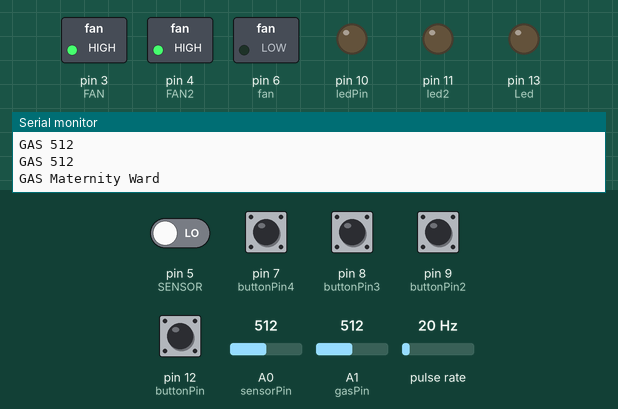
Simulated run of this sketch. Board: Arduino Uno, built with avr-gcc and run on an emulated ATmega328P. On the bench: switched loads named in the sketch (green lamp = pin HIGH), output pins drawn as LEDs (lit = HIGH), the last lines printed to the serial monitor. Wiring (inferred from the names in the program): pulse sensor: data pin 2. The test bench sets the inputs (shaded band); at power-on: pin 5 (SENSOR), pin 7 (buttonPin4), pin 8 (buttonPin3), pin 9 (buttonPin2), pin 12 (buttonPin) LOW, A1 (gasPin) = 512, A0 (sensorPin) = 512, pulse rate 20 Hz. WiFi joins after 1.5 s; servers stay silent unless stated.

Above: at 3.9 s.
4.0 s: pin 7 (buttonPin4) pulled HIGH for 0.15 s
At 4.6 s:
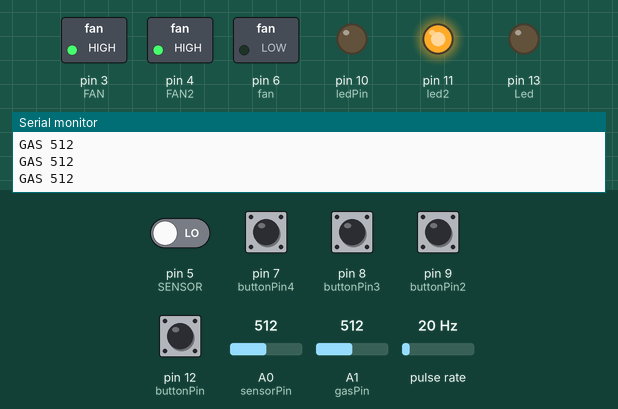
5.7 s: A1 (gasPin) set to 38
7.2 s: A1 (gasPin) set to 30
At 8.1 s:
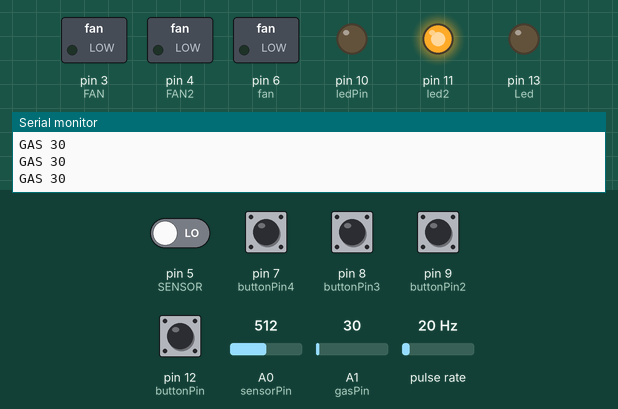
8.7 s: pin 8 (buttonPin3) pulled HIGH for 0.15 s
At 8.83 s:
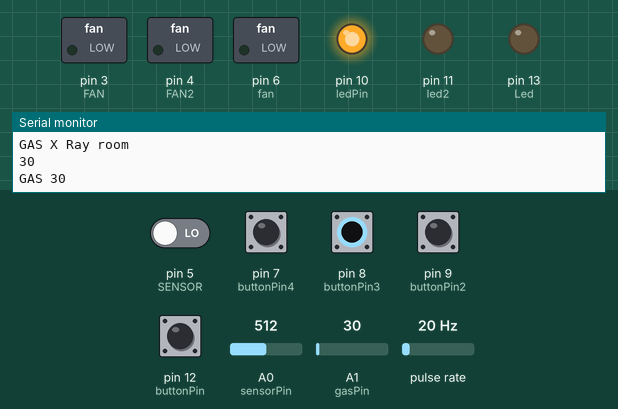
Timing chart, 0 to 11.7 s (numbered marks = the images above; inputs shaded):
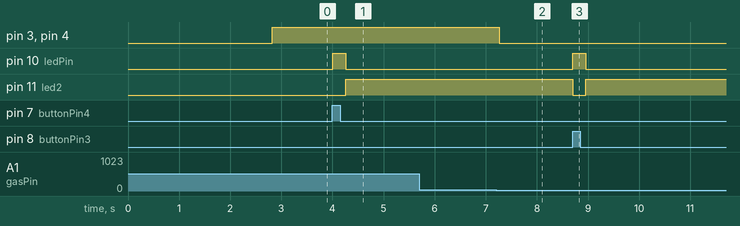

The sketch:

PAP_placa_Input_1.02_Apresentar.ino
```cpp
#include <Ethernet.h>
#include <SPI.h>

byte mac[] = {   0xDE, 0xAD, 0xBE, 0xEF, 0xFE, 0xED };  // Variaveis ou Objeto para a Ligação á Internet
EthernetClient client;


//  IP do SIC
char server[] = "192.168.1.3"; //

long ct=0;
long ct2=0;

// variáveis para o butão e led

//estados dos leds
const int ledvermelho = 0; //Estado lógico inicial
const int ledverde = 1;
const int gasPin = A1; //GAS sensor output pin to Ar+duino analog A0 pin
float GAS;
//variáveis dos pinos
const int buttonPin = 12;
const int buttonPin2 = 9;
const int buttonPin3 = 8;
const int buttonPin4 = 7;
const int ledPin =  10;
int led2 = 11; //led vermelho
int buttonState = 0; //Estado lógico inicial
int buttonState2 =0; //Estado lógico inicial
int buttonState3 =0; //Estado lógico inicial
int buttonState4= 0; //Estado lógico inicial

int contador=1;  //Estado lógico inicial
int contador2=1;  //Estado lógico inicial


//TMP36 Pin Variables
float temp;
int sensorPin = A0; //O PIN ANALÓGICO DO tmp36 Vout, tem uma resolução de 10mV por grau centígrado com limite de 500mV para permitir temperaturas negativas.


int tempMin = 22;   // temperatura mínima
int tempMax = 35;   //temperatura máxima
int fan = 6;       // o pin onde o ventilador esta ligado
int fanSpeed = 0;
int tolerancia = 6; //Tolerância em graus, para evitar o ligar e desligar constante sempre que a temperatura máxima é atingida, sengo agora a tempMax = tempMin+tolerancia = 22+6 = 28 ºc
                    //Graças a isto, o ventilador só para de trabalhar quando a temperatura chega a 22 ºc
                    //Sem isto, o ventilador começava e parava constantemente entre valores próximos de 28 ºc para manter a temperatura abaixo dos 28 ºc
int GASMAX =750;
int GASMIN =35;
int TOLERANCIA=200;
int FAN =3;
int FAN2 =4;

int Led = 13 ; // define LED Interface
int SENSOR = 5 ; // define the Hall magnetic sensor interface
int val ; // define numeric variables val
int estado1 = 0;

//Geiger
// include the library code:
#include <LiquidCrystal.h>

// initialize the library with the numbers of the interface pins
//LiquidCrystal lcd(3,4,5,6,7,8);


// Threshold values for the led bar
#define TH1 45
#define TH2 95
#define TH3 200
#define TH4 400
#define TH5 600

// Conversion factor - CPM to uSV/h
#define CONV_FACTOR 0.00812

// Variables
//int ledArray [] = {10,11,12,13,9};
int geiger_input = 2;
long count = 0;
long countPerMinute = 0;
long timePrevious = 0;
long timePreviousMeassure = 0;
long time = 0;
long countPrevious = 0;
float radiationValue = 0.0;
// Fim Geiger

//função de configuração

void setup()
{

  Serial.begin(115200);


//Auto Ethernet
  // iniciação da ligação à internet:
  if (Ethernet.begin(mac) == 0) {
    Serial.println("Verifique o cabo de RJ45");
    // Não faz mais nada se o problema for físico. Aqui isto somente acontece quando o mac address entra em conflito, ou seja, quando não houver internet ou falha do cabo.
    resetEthernetShield();
    //por algum motivo ele não chama resetEthernetShield().
    for(;;)
      ;
  }
  // Imprime o endereço de IP local atribuido à placa arduino
  Serial.println("IP adquirido");
  Serial.println(Ethernet.localIP());
//Fim auto Ethernet

   Ethernet.begin(mac,Ethernet.localIP());
  //server.begin();
  delay(1000);
  Serial.println("Ligando...");
  postData();

  //lcd.begin(16, 2);
 // lcd.setCursor(0,0);
   //Serial.begin(115200);

 // o led a ser ativado
  pinMode(ledPin, OUTPUT);
   pinMode(led2, OUTPUT);
  // o butão de este para premir
  pinMode(buttonPin, INPUT);

  // ativar as colunas e linhas do lcd:


//Pinos do ventilador e sensor
 pinMode(fan, OUTPUT);
 pinMode(sensorPin, INPUT);

   pinMode (Led, OUTPUT) ;    // define LED as output interface
  pinMode (SENSOR, INPUT) ;  // define the Hall magnetic sensor line as input

analogReference(EXTERNAL);

//Geiger
  pinMode(geiger_input, INPUT);
  digitalWrite(geiger_input,HIGH);
  for (int i=0;i<5;i++){
//    pinMode(ledArray[i],OUTPUT);
  }


  attachInterrupt(0,countPulse,FALLING);
//Fim Geiger
}


// postData, para enviar os dados
void postData() {


  // Se a ligação for bem sucedida
  if (client.connect(server, 22000)) {
    Serial.println("Ligado");
    client.println("Arduino ligado");
//O cliente notifica

  }
  else {
    // Se a ligação falhar
    Serial.println("Ligação falhou");
    Serial.println("Deslligando");
    resetEthernetShield();
    //avisa e chama a função reset. isto funciona quando o servidor está desligado, o arduino insiste indefenidamente pela ligação IP que foi configurada.
    //é ótimo para não termos que fazer reset nós mesmos.
  }
}

void loop() {

   carregarBotao1();
   delay(1);        // delay para estabilidade
   carregarBotao2();
   delay(1);        // delay para estabilidade

   carregarBotao3();
   delay(1);        // delay para estabilidade

   carregarBotao4();
   delay(1);        // delay para estabilidade

//os botões foram postos separadamente para melhor segurança e organização
   ventilador1();
   delay(1);

   gas();
   delay(1);

   doorsensor();
   delay(1);

   GEIGER();
   delay(1);

}

void carregarBotao1() {
if((debounceButton(buttonPin)==1) && (buttonState==0))
{
  buttonState=1;
   Serial.println("Nurse Call");
   client.println("Nurse Call");
   client.println("Nurse Call");
   client.println("Nurse Call");
   client.println("Nurse Call");
       digitalWrite(ledPin, HIGH);
    digitalWrite(led2, LOW);
  //aqui teremos a menságem dependente do estado do botão pressionado
}

if((debounceButton(buttonPin)==0) && (buttonState==1))
{
  buttonState=0;
      digitalWrite(ledPin, LOW);
    digitalWrite(led2, HIGH);
}  //

}

void carregarBotao2() {
if((debounceButton2(buttonPin2)==1) && (buttonState2==0))
{
  buttonState2=1;
   Serial.println("Next Patient");
      client.println("Next Patient");
      client.println("Next Patient");
      client.println("Next Patient");
      client.println("Next Patient");
       digitalWrite(ledPin, HIGH);
    digitalWrite(led2, LOW);
   //aqui teremos mais uma menságem dependente do estado do botão pressionado
}

if((debounceButton2(buttonPin2)==0) && (buttonState2==1))
{
  buttonState2=0;
      digitalWrite(ledPin, LOW);
    digitalWrite(led2, HIGH);
}  //
}

void carregarBotao3() {

if((debounceButton3(buttonPin3)==1) && (buttonState3==0))
{
  buttonState3=1;
   Serial.println("X Ray room");
      client.println("X Ray room");
      client.println("X Ray room");
      client.println("X Ray room");
      client.println("X Ray room");
       digitalWrite(ledPin, HIGH);
    digitalWrite(led2, LOW);
 //aqui teremos mais outra menságem dependente do estado do botão pressionado
}

if((debounceButton3(buttonPin3)==0) && (buttonState3==1))
{
  buttonState3=0;
      digitalWrite(ledPin, LOW);
    digitalWrite(led2, HIGH);
}  //

}

void carregarBotao4() {
if((debounceButton4(buttonPin4)==1) && (buttonState4==0))
{
  buttonState4=1;
   Serial.println("Maternity Ward");
      client.println("Maternity Ward");
      client.println("Maternity Ward");
      client.println("Maternity Ward");
      client.println("Maternity Ward");
       digitalWrite(ledPin, HIGH);
    digitalWrite(led2, LOW);
 //e a menságem do último botão
}

if((debounceButton4(buttonPin4)==0) && (buttonState4==1))
{
  buttonState4=0;
      digitalWrite(ledPin, LOW);
    digitalWrite(led2, HIGH);
}  //
}

void ventilador1() {
  //fan function
//getting the voltage reading from the temperature sensor
 int reading = analogRead(sensorPin);

 // converting that reading to voltage, for 3.3v arduino use 3.3
 float voltage = reading * 5.0;
 voltage /= 1024.0;

 // print out the voltage


 // now print out the temperature
 float temperatureC = (voltage - 0.5) * 100 ;  //converting from 10 mv per degree wit 500 mV offset
                                               //to degrees ((voltage - 500mV) times 100)

 // agora para fahrenheit
 float temperatureF = (temperatureC * 9.0 / 5.0) + 32.0;
 if (ct==100)
 {
   //Serial.print("Voltage ");
   Serial.print(voltage);
   Serial.println(" volts");
 //  Serial.print("Degrees C");
   Serial.print(temperatureC);
   Serial.print(" Celsius ");
   client.println(temperatureC);//  && client.print(" ºC");
 //Serial.print(temperatureF); Serial.println(" degrees F");
 //Serial.println();
 ct=0;
 }
 delayMicroseconds(1);                                     //waiting a second
ct++;
if(temperatureC < tempMin) {   // se a temperatura for mais baixa que o valor mínimo+tolerancia
       fanSpeed = 0;      // ventilador fica imóvel
       digitalWrite(fan, LOW);
   }
   if((temperatureC >= tempMin+tolerancia) && (temperatureC <= tempMax))  //se a temperatura for mais alta que o valor mínimo+tolerancia
   {
       fanSpeed = map(temp, tempMin, tempMax, 240, 255); // A velocidade atual do ventilador 0-64-127-255
       analogWrite(fan, fanSpeed);  //  Rodar o ventilador
       // client.println("Ventilador ativo");
       if(contador2 != 0){
        client.print("Cooling active");
        client.print("Cooling active");
        client.print("Cooling active");
        client.print("Cooling active");
        contador2=1;
       }
   }
//
  }

  void gas(){


      //fan function
//getting the voltage reading from the temperature sensor
 int reading2 = analogRead(gasPin);

      if (ct2=10000000)
  {
  Serial.println(analogRead(gasPin));
   Serial.print("GAS ");
  ct2=0;
  }
  delayMicroseconds(1);
  ct2++;

if(reading2 < GASMIN) {   // se o valor do gás for mais baixo que o valor mínimo+tolerancia
       fanSpeed = 0;      // ventilador fica imóvel
       digitalWrite(FAN, LOW);
       digitalWrite(FAN2, LOW);
   }
   if((reading2 >= GASMIN+TOLERANCIA) && (reading2 <= GASMAX))  //se o valor do gás for mais alto que o valor mínimo+tolerancia
   {
       fanSpeed = map(GAS, GASMIN, GASMAX, 255, 255); // A velocidade atual do ventilador 0-64-127-255
       analogWrite(FAN, fanSpeed);  //  Rodar o ventilador
        analogWrite(FAN2, fanSpeed);  //  Rodar o ventilador
        if(contador != 0){
          client.println("Exhaust active");
          client.println("Exhaust active");
          client.println("Exhaust active");
          client.println("Exhaust active");
          contador=0;
        }
      //  Serial.print(" Ventilador ativo ");
   }
 }

    void doorsensor(){
       val = digitalRead (SENSOR) ; // read sensor line

  if((val==1) && (estado1==0))
  {
   estado1=1;
     client.println("Door Open");
     client.println("Door Open");
     client.println("Door Open");
     client.println("Door Open");
     Serial.print(" Door Open ");

  }
  if((digitalRead(SENSOR)==0) && (estado1==1))
  {
    estado1=0;
     client.println("Door Closed");
     client.println("Door Closed");
     client.println("Door Closed");
     client.println("Door Closed");
     Serial.print(" Door Closed");
  }
      }


//aqui estão as funções debounce que serão chamadas para evitar contagens erradas devido às oscilações metálicas dos botões
boolean debounceButton(boolean state)
{
  boolean stateNow = digitalRead(buttonPin);
  if(state!=stateNow)
  {
    delay(10);
    stateNow = digitalRead(buttonPin);
  }
  return stateNow;

}

boolean debounceButton2(boolean state)
{
  boolean stateNow = digitalRead(buttonPin2);
  if(state!=stateNow)
  {
    delay(10);
    stateNow = digitalRead(buttonPin2);
  }
  return stateNow;

}

boolean debounceButton3(boolean state)
{
  boolean stateNow = digitalRead(buttonPin3);
  if(state!=stateNow)
  {
    delay(10);
    stateNow = digitalRead(buttonPin3);
  }
  return stateNow;

}

boolean debounceButton4(boolean state)
{
  boolean stateNow = digitalRead(buttonPin4);
  if(state!=stateNow)
  {
    delay(10);
    stateNow = digitalRead(buttonPin4);
  }
  return stateNow;

}


void GEIGER(){
    if (millis()-timePreviousMeassure > 10000){
    countPerMinute = 6*count;
    radiationValue = countPerMinute * CONV_FACTOR;
    timePreviousMeassure = millis();
    Serial.print("cpm = ");
    Serial.print(countPerMinute,DEC);
    Serial.print(" - ");
    Serial.print("uSv/h = ");
    Serial.println(radiationValue,4);
        //client.println("         cpm = ");
    client.println(countPerMinute,DEC);

//  lcd.clear();
//  lcd.setCursor(0, 0);
 // lcd.print("CPM=");
  //lcd.setCursor(4,0);
 // lcd.print(countPerMinute);  //  lcd.setCursor(0,1);
  //lcd.print(radiationValue,4);
  //lcd.setCursor(6,1);
  //lcd.print(" uSv/h");

    //led var setting
    if(countPerMinute <= TH1) ledVar(0);
    if((countPerMinute <= TH2)&&(countPerMinute>TH1)) ledVar(1);
    if((countPerMinute <= TH3)&&(countPerMinute>TH2)) ledVar(2);
    if((countPerMinute <= TH4)&&(countPerMinute>TH3)) ledVar(3);
    if((countPerMinute <= TH5)&&(countPerMinute>TH4)) ledVar(4);
    if(countPerMinute>TH5) ledVar(5);

    count = 0;

  }
    }


void countPulse(){
  detachInterrupt(0);
  count++;
  while(digitalRead(2)==0){
  }
  attachInterrupt(0,countPulse,FALLING);
}

void ledVar(int value){
  if (value > 0){
    for(int i=0;i<=value;i++){
//      digitalWrite(ledArray[i],HIGH);
    }
    for(int i=5;i>value;i--){
   //   digitalWrite(ledArray[i],LOW);
    }
  }
  else {
    for(int i=5;i>=0;i--){
   //   digitalWrite(ledArray[i],LOW);
    }
  }
}


//provavelmente uma das funções mais interessantes, resetEthernetShield()torna possível mandar o arduino tentar ligar-se de novo à internet quando a ligação falhar.

//estou a pensar numa estrutura if client disconected..... resetEthernetShield(), mais no futuro.
void resetEthernetShield() //
{
  delay(100);
  Serial.println("Fazendo reset à Ethernet");
  client.stop();
 //Auto Ethernet
  // iniciação da ligação à internet:
  if (Ethernet.begin(mac) == 0) {
    Serial.println("Verifique o cabo de RJ45");
    // Não faz mais nada se o problema for físico
    for(;;)
      ;
  }
  // Imprime o endereço de IP local atribuido à placa arduino
  Serial.println("IP adquirido");
  Serial.println(Ethernet.localIP());
//Fim auto Ethernet

   Ethernet.begin(mac,Ethernet.localIP());
  //server.begin();
  delay(1000);
  Serial.println("Ligando...");
  delay(100);
    postData();
}
```

Measured:
- the behaviour switches between 35 and 34 on A1 (gasPin) (found by bisection; images 1 and 2)
- after the input at 4.0 s, pin 10 (ledPin): LOW → HIGH at once, → LOW 0.26 s later; pin 11 (led2): LOW → HIGH after 0.26 s
- after the input at 7.2 s, pin 3 (FAN), pin 4 (FAN2): HIGH → LOW after 0.06 s
- after the input at 8.7 s, pin 10 (ledPin): LOW → HIGH at once, → LOW 0.26 s later; pin 11 (led2): HIGH → LOW at once, → HIGH 0.26 s later
